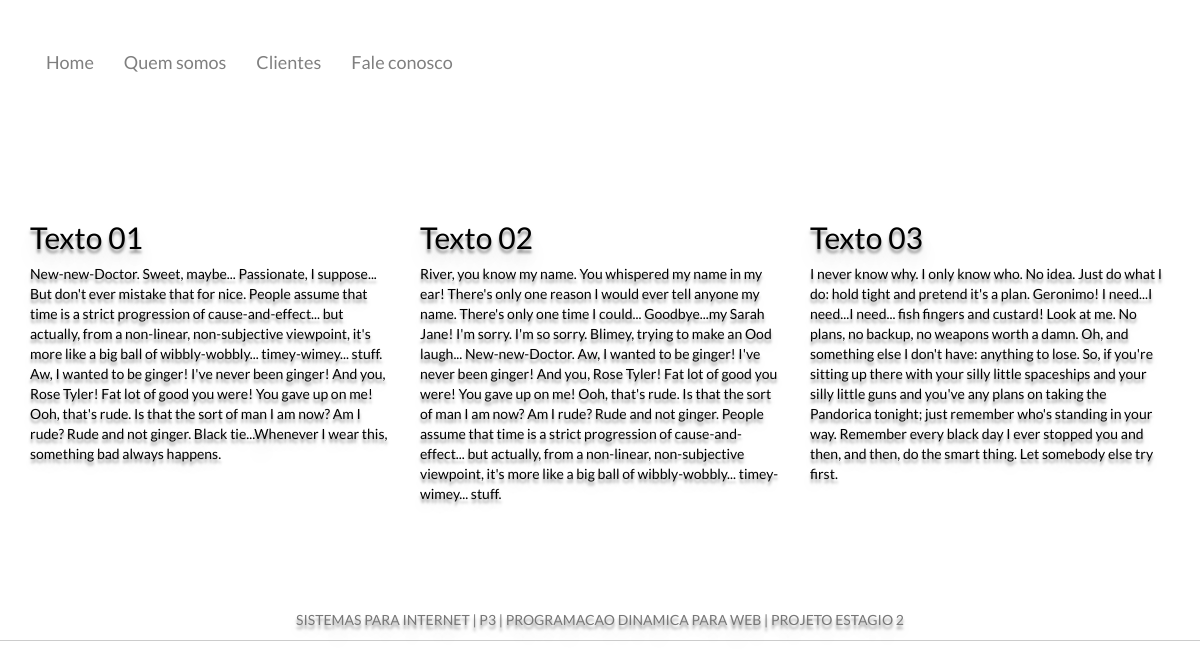
The page /minisite/index.php on the database its author committed.
### tables this page shows
CREATE TABLE `principal` (
  `id` int(11) NOT NULL,
  `titulo` varchar(140) NOT NULL,
  `corpo` text NOT NULL
);

CREATE TABLE `rodape` (
  `id` int(11) NOT NULL,
  `corpo` text NOT NULL
);

### minisite/principal.php (the view)
<?php
$sql = "SELECT * FROM principal";
    $sql = $pdo->query($sql);
    if ($sql->rowCount() > 0){
        echo
            '<div class=container>
            <div class=content>
            <div class=row>';
        foreach($sql->fetchAll() as $conteudo){
            echo '<div class=col-lg-4 col-sm-6>';
            echo $conteudo['titulo'];
            echo $conteudo['corpo'];
            echo '</div>';
        }
        echo
            '</div>
            </div>
            </div>';
    } else{
        echo "Nenhum dado compatível com a busca.";
    }
?>

### minisite/rodape.php
<?php
$sql = "SELECT * FROM rodape";
    $sql = $pdo->query($sql);
    if ($sql->rowCount() > 0){
        echo
            '<div class=footer navbar-fixed-bottom>
			<div class=container>
			<center>';
        foreach($sql->fetchAll() as $conteudo){
            echo $conteudo['corpo'];
        }
        echo
            '</center>
			</div>
			</div>';
    } else{
        echo "Nenhum dado compatível com a busca.";
    }
?>

### minisite/estilo.css (style rules this page uses)
body { background: url(https://source.unsplash.com/mjC9apK53a8); background-size: cover; background-position: center; }
body, html { width: 100%; height: 100%; font-family: "Lato"; color: white; }
.container { padding-top:3%; }
.content { padding-top: 5%; text-align: left; color: #000000; text-shadow: 0px 4px 3px rgba(0,0,0,0.4), 0px 8px 13px rgba(0,0,0,0.1), 0px 18px 23px rgba(0,0,0,0.1); }
.footer { padding-top:5%; text-shadow: 0px 4px 3px rgba(0,0,0,0.4), 0px 8px 13px rgba(0,0,0,0.1), 0px 18px 23px rgba(0,0,0,0.1); border-bottom: 1px solid rgba(0,0,0,0.2); }

### rows shown on the page
principal: titulo "Texto 01", corpo "New-new-Doctor. Sweet, maybe... Passionate, I suppose... But don't ever mistake that for nice. People assume that time is a strict progression of cause-and-effect... but actually, from a non-linear, non-subjective viewpoint, it's more like a big ball of wibbly-wobbly... timey-wimey... stuff. Aw, I wanted to be ginger! I've never been ginger! And you, Rose Tyler! Fat lot of good you were! You gave up on me! Ooh, that's rude. Is that the sort of man I am now? Am I rude? Rude and not ginger. Black tie...Whenever I wear this, something bad always happens."
principal: titulo "Texto 02", corpo "River, you know my name. You whispered my name in my ear! There's only one reason I would ever tell anyone my name. There's only one time I could... Goodbye...my Sarah Jane! I'm sorry. I'm so sorry. Blimey, trying to make an Ood laugh... New-new-Doctor. Aw, I wanted to be ginger! I've never been ginger! And you, Rose Tyler! Fat lot of good you were! You gave up on me! Ooh, that's rude. Is that the sort of man I am now? Am I rude? Rude and not ginger. People assume that time is a strict progression of cause-and-effect... but actually, from a non-linear, non-subjective viewpoint, it's more like a big ball of wibbly-wobbly... timey-wimey... stuff."
principal: titulo "Texto 03", corpo "I never know why. I only know who. No idea. Just do what I do: hold tight and pretend it's a plan. Geronimo! I need...I need...I need... fish fingers and custard! Look at me. No plans, no backup, no weapons worth a damn. Oh, and something else I don't have: anything to lose. So, if you're sitting up there with your silly little spaceships and your silly little guns and you've any plans on taking the Pandorica tonight; just remember who's standing in your way. Remember every black day I ever stopped you and then, and then, do the smart thing. Let somebody else try first."
rodape: corpo "SISTEMAS PARA INTERNET | P3 | PROGRAMACAO DINAMICA PARA WEB | PROJETO ESTAGIO 2"
